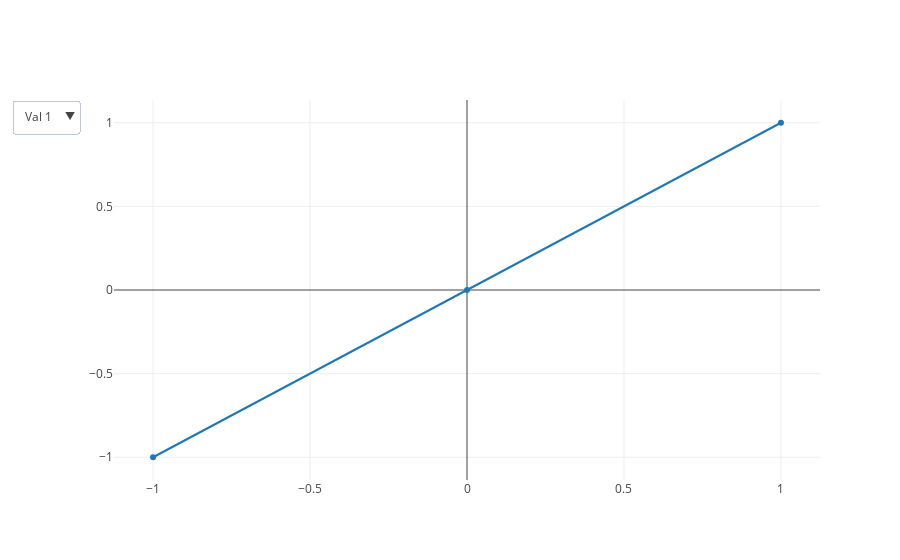

Notebook source saved alongside this figure:
### Code cell
figure = go.Figure(data=[line], layout=layout)

po.iplot(figure)

### Figure 1 — Plotly figure (JSON) as saved in the notebook; plotly's stock layout.template omitted (floating-point values rounded to 4 significant figures)
{"data": [{"type": "scatter", "x": [-1, 0, 1], "y": [-1, 0, 1]}], "layout": {"updatemenus": [{"buttons": [{"args": [{"y": [-2, 1, 0, 1, 2]}], "label": "Val 1", "method": "restyle"}, {"args": [{"y": [-2, 1, 0, 1, 2]}], "label": "Val 2", "method": "restyle"}], "direction": "down", "showactive": true}]}}
